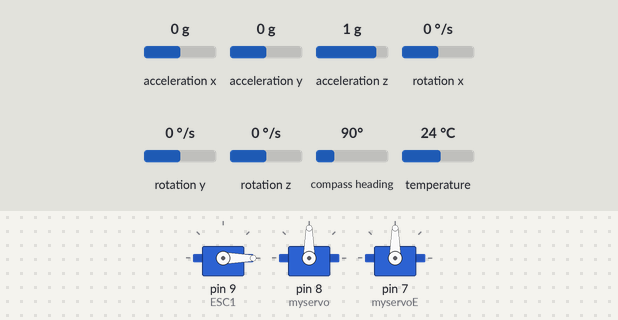
Bench run of a sketch on a simulated Arduino Uno, built with avr-gcc and run on an emulated ATmega328P. Shown: 3 × servo. The test bench sets the inputs (shaded band); at power-on: acceleration x 0 g, acceleration y 0 g, acceleration z 1 g, rotation x 0 °/s, rotation y 0 °/s, rotation z 0 °/s, compass heading 90°, temperature 24 °C.

Above: at 0.1 s.
At 1.1 s:
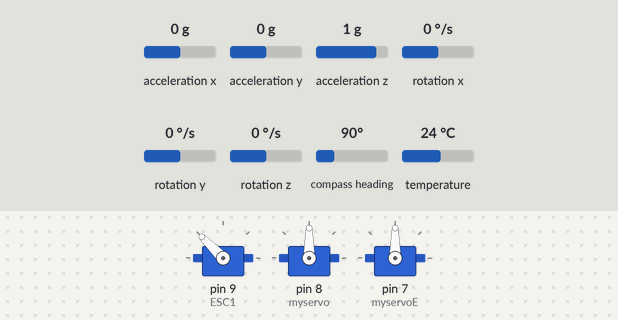
Timing chart, 0 to 2.6 s (numbered marks = the images above):
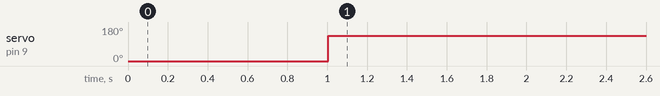

The sketch:

RCAutopilot.ino
```cpp
//Libraries
#include <Servo.h>
#include <PID_v1.h>
#include <Wire.h>
#include <SPI.h>
#include <Adafruit_LSM9DS1.h>
#include <Adafruit_Sensor.h>  // not used in this demo but required!


//for theoretical PID that isn't implemented in this case. the code for it is commented out for the propeller driver
//double Setpoint;
//double Input;
//double Output ;
//PID parameters
//double Kp=0, Ki=10, Kd=0;


// i2c imu sensor init
Adafruit_LSM9DS1 lsm = Adafruit_LSM9DS1();
//PID myPID(&Input, &Output, &Setpoint, Kp, Ki, Kd, DIRECT);


//init 2 servo motors and esc prop motor
Servo myservo;
Servo myservoE;
Servo ESC1;


//imu variables
#define LSM9DS1_SCK A5
#define LSM9DS1_MISO 12
#define LSM9DS1_MOSI A4
#define LSM9DS1_XGCS 6
#define LSM9DS1_MCS 5


// You can also use software SPI
//Adafruit_LSM9DS1 lsm = Adafruit_LSM9DS1(LSM9DS1_SCK, LSM9DS1_MISO, LSM9DS1_MOSI, LSM9DS1_XGCS, LSM9DS1_MCS);
// Or hardware SPI! In this case, only CS pins are passed in
//Adafruit_LSM9DS1 lsm = Adafruit_LSM9DS1(LSM9DS1_XGCS, LSM9DS1_MCS);


//all other relevant variables
double a_x, a_y, a_z, g_x, g_y, g_z, m_x, m_y, m_z;
//past positions of the airplane array. Only stores the first 100 variables then rewrites them
//double past_positions[100][3];
//current position
double x=0;
double y=0;
double z=0;

//total time elapsed since beginning
double timee=0;
//change in time since past iteration
double diff_time=0;
//velocity components
double v_x=0, v_y=0, v_z=0;
int counter = 0;
int posAil = 0;

//array of goal locations you want the airplane to go to
int goal[2][3] = {{0, 100, 50}, {0, 0, 50}};


void setSpeed(int speed){
  int angle = map(speed, 0, 100, 0, 180); //Sets servo positions to different speeds
  ESC1.write(angle);
}

void setupSensor()
{
  // 1.) Set the accelerometer range
  lsm.setupAccel(lsm.LSM9DS1_ACCELRANGE_2G);
  //lsm.setupAccel(lsm.LSM9DS1_ACCELRANGE_4G);
  //lsm.setupAccel(lsm.LSM9DS1_ACCELRANGE_8G);
  //lsm.setupAccel(lsm.LSM9DS1_ACCELRANGE_16G);

  // 2.) Set the magnetometer sensitivity
  lsm.setupMag(lsm.LSM9DS1_MAGGAIN_4GAUSS);
  //lsm.setupMag(lsm.LSM9DS1_MAGGAIN_8GAUSS);
  //lsm.setupMag(lsm.LSM9DS1_MAGGAIN_12GAUSS);
  //lsm.setupMag(lsm.LSM9DS1_MAGGAIN_16GAUSS);

  // 3.) Setup the gyroscope
  lsm.setupGyro(lsm.LSM9DS1_GYROSCALE_245DPS);
  //lsm.setupGyro(lsm.LSM9DS1_GYROSCALE_500DPS);
  //lsm.setupGyro(lsm.LSM9DS1_GYROSCALE_2000DPS);
}
int goalIndex=1;


void checkAtGoal(){
  if((5>x-goal[goalIndex][0] && -5<x-goal[goalIndex][0])&&(5>y-goal[goalIndex][1] && -5<y-goal[goalIndex][1])&&(5>z-goal[goalIndex][2] && -5<z-goal[goalIndex][2]))
  {
  goalIndex++;
  goalIndex = goalIndex%(sizeof(goal) / sizeof(goal[0]));
  }
}

void setup()
{
  //setup for all teh different pins
  setupSensor();
  ESC1.attach(9);
  myservo.attach(8);
  myservoE.attach(7);
  myservoE.write(90);myservo.write(90);
  setSpeed(0); //Sets speed variable
  delay(1000);


//  //if you wanted a pid for the motor, you could set it up here:
//  Setpoint = 75;
//  //Turn the PID on
//  myPID.SetMode(AUTOMATIC);
//  //Adjust PID values
//  myPID.SetTunings(Kp, Ki, Kd);
}

void loop()
{
  //Controls IMU stuff
  checkAtGoal();
  lsm.read();  /* ask it to read in the data */

  /* Get a new sensor event */
  sensors_event_t a, m, g, temp;

  lsm.getEvent(&a, &m, &g, &temp);

  a_x = a.acceleration.x;
  a_y = a.acceleration.y;
  a_z = a.acceleration.z;

  m_x = m.magnetic.x;
  m_y = m.magnetic.y;
  m_z = m.magnetic.z;

  g_x = g.gyro.x;
  g_y = g.gyro.y;
  g_z = g.gyro.z;

  //Countrols math stuff

  diff_time = -1*timee+millis();
  timee = millis(); //records time that arduino program has been running into time variable in units of milliseconds


  velocity();
  positions();
//  recordPosition();


  //Controls Rudder Stuff
  rudder_controller(rudd_direction(angle_rudder(), angle_rudder2(angle_rudder())));

  //Controls Elevator stuff
  elevator_controller(elev_direction()*angle_rudder());


  //Controls prop motor stuff
  //speed from 1-100
  setSpeed(75);
}


//throwaway vectors for the vector from the position to the goal locaiton
int v[3] ={0,0,0};
int w[3] ={0,0,0};


//tells the elevator to change angle
void elevator_controller(int pos){
  pos+=90;
  myservoE.write(pos);

}
//figures out if elevator should go up or down
int angle_elevator(){
  double trans[3] = {x-goal[goalIndex][0], y-goal[goalIndex][1], z-goal[goalIndex][2]};
  //go up
  //creates plane of the orientation vector and the vector from the goal location to the current position
  if((-1*trans[2]*v_y -1*trans[1]*v_z)>5){
    return -1;
  }
  //go down
  else if((-1*trans[2]*v_y -1*trans[1]*v_z)<-5){
    return 1;
  }
  else {return 0;}
}
//finds the projection of a point onto a plane to find the angle to turn the elevator
int elev_direction(){
  double trans[3] = {x-goal[goalIndex][0], y-goal[goalIndex][1], z-goal[goalIndex][2]};

  double d = -1*trans[2]*v_y/sqrt(pow(v_z,2)+pow(v_y,2)) -1*trans[1]*v_z/sqrt(pow(v_z,2)+pow(v_y,2));

  double p[3] = {v_x, v_y+d*trans[1], v_z*trans[2]};

  int angle = 57.3*acos((v_x*p[0]+v_y*p[1]+v_z*p[2])/(sqrt(v_x*v_x+v_y*v_y+v_z*v_z)*sqrt(pow(p[0], 2)+pow(p[1], 2)+pow(p[2], 2))));

  return angle;
}

//tells the rudder to turn a certain degree angle from 0-180
void rudder_controller(int pos) {
  pos+=90;
  myservo.write(pos);
}
//returns angle to turn to if not between a +- 5 degree radius of the goal vecotr
int angle_rudder(){
    w[0]=goal[goalIndex][0]-x;
    w[1]=goal[goalIndex][1]-y;
    int angle = 57.3*acos((v_x*w[0]+v_y*w[1]+v_z*w[2])/(sqrt(v_x*v_x+v_y*v_y)*sqrt(pow(w[0], 2)+pow(w[1], 2))));
    if(angle<5&&angle>-5){return angle;}
    else{return 0;}
}
//rotate orientation vector hypothetically to determine correct way to turn (left or right)
int angle_rudder2(int ang){
    double vx=v_x*cos(1/57.3 * ang);
    double vy=v_y*sin(1/57.3 * ang);
    v[0]=goal[goalIndex][0]-x;
    v[1]=goal[goalIndex][1]-y;
    int angle = 57.3*acos((vx*v[0]+vy*v[1])/(sqrt(vx*vx+vy*vy)*sqrt(v[0]*v[0]+v[1]*v[1])));
    return angle;
}
//tells to turn left or right
int rudd_direction(int a1, int a2){
  if (a1!=0){
    if(a1>a2){
       return a1;
    }
    else{
      return -1*a1;
    }
  }
  else{return 0;}
}

void velocity(){
  //calculates vector components of current velocity using acceleration
  v_x = v_x + a_x*diff_time/1000000;
  v_y = v_y + a_y*diff_time/1000000;
  v_z = v_z + a_z*diff_time/1000000;

}


void positions(){
 //stores current position using xf = xi+vit+1/2at^2
 x = x+v_x*diff_time+0.5*a_x*diff_time*diff_time/1000000;
 y = y+v_y*diff_time+0.5*a_y*diff_time*diff_time/1000000;
 z = z+v_z*diff_time+0.5*a_z*diff_time*diff_time/1000000;
}


//void recordPosition(){
//  //records past positions in a multi-dimensional array called past_positions
//  past_positions[counter][0] = x;
//  past_positions[counter][1] = y;
//  past_positions[counter][2] = z;
//  counter++;
//  int len_past = sizeof(past_positions)/sizeof(past_positions[0]);
//  if(counter==len_past){counter=0;}
//}
```

Measured:
- by itself, servo on pin 9 (ESC1): 0° → 135° at 1.0 s
